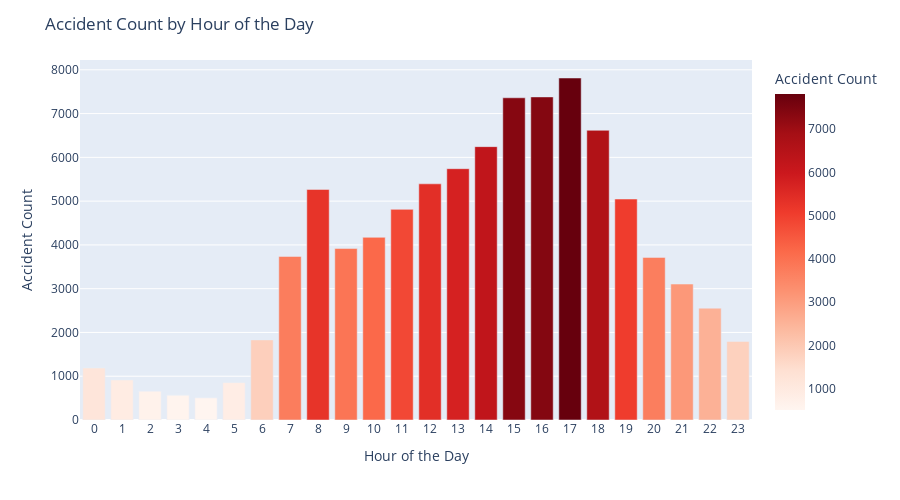

Here is the notebook cell this chart was saved with:
### Code cell
# Calculate the counts of accidents for each hour
hour_counts = acc_data2020['hours'].value_counts().reset_index()
hour_counts.columns = ['hour', 'count']

# Create the interactive histogram plot using Plotly with the 'Reds' color scale
fig = px.bar(hour_counts, x='hour', y='count', labels={'hour': 'Hour of the Day', 'count': 'Accident Count'},
             height=500, color='count', color_continuous_scale='Reds')

# specify the figure axis labels and the figure layout
fig.update_layout(title='Accident Count by Hour of the Day',
                  xaxis_title='Hour of the Day',
                  yaxis_title='Accident Count',
                  showlegend=False,
                  xaxis=dict(tickmode='linear', dtick=1))  # Show all numbers from 0 to 23 on the x-axis

# Show the interactive plot
fig.show()

### Figure 1 — Plotly figure (JSON) as saved in the notebook; plotly's stock layout.template omitted (floating-point values rounded to 4 significant figures)
{"data": [{"alignmentgroup": "True", "hovertemplate": "Hour of the Day=%{x}<br>Accident Count=%{marker.color}<extra></extra>", "legendgroup": "", "marker": {"color": [7813, 7381, 7361, 6618, 6245, 5741, 5395, 5267, 5048, 4812, 4173, 3917, 3736, 3715, 3106, 2555, 1830, 1796, 1188, 915, 855, 658, 566, 508], "coloraxis": "coloraxis", "pattern": {"shape": ""}}, "name": "", "offsetgroup": "", "orientation": "v", "showlegend": false, "textposition": "auto", "type": "bar", "x": [17, 16, 15, 18, 14, 13, 12, 8, 19, 11, 10, 9, 7, 20, 21, 22, 6, 23, 0, 1, 5, 2, 3, 4], "xaxis": "x", "y": [7813, 7381, 7361, 6618, 6245, 5741, 5395, 5267, 5048, 4812, 4173, 3917, 3736, 3715, 3106, 2555, 1830, 1796, 1188, 915, 855, 658, 566, 508], "yaxis": "y"}], "layout": {"barmode": "relative", "coloraxis": {"colorbar": {"title": {"text": "Accident Count"}}, "colorscale": [[0, "rgb(255,245,240)"], [0.125, "rgb(254,224,210)"], [0.25, "rgb(252,187,161)"], [0.375, "rgb(252,146,114)"], [0.5, "rgb(251,106,74)"], [0.625, "rgb(239,59,44)"], [0.75, "rgb(203,24,29)"], [0.875, "rgb(165,15,21)"], [1, "rgb(103,0,13)"]]}, "height": 500, "legend": {"tracegroupgap": 0}, "margin": {"t": 60}, "showlegend": false, "title": {"text": "Accident Count by Hour of the Day"}, "xaxis": {"anchor": "y", "domain": [0, 1], "dtick": 1, "tickmode": "linear", "title": {"text": "Hour of the Day"}}, "yaxis": {"anchor": "x", "domain": [0, 1], "title": {"text": "Accident Count"}}}}
